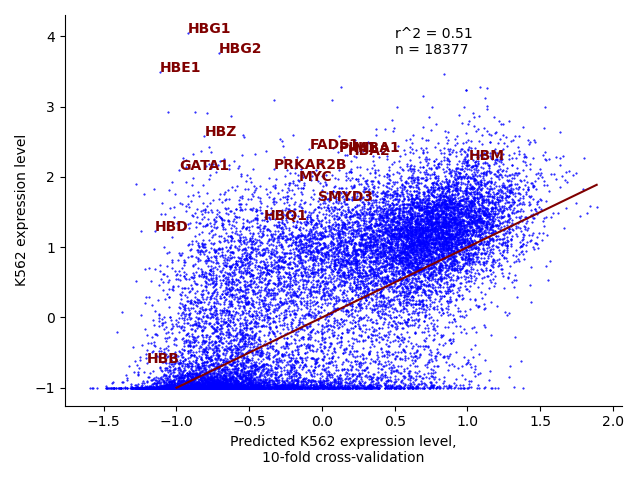

Recreate this plot in Python.
#usr/bin/env python

import sys
import numpy as np
import matplotlib.pyplot as plt
from scipy.stats import pearsonr

k562_model_predictions = []
k562_observations = []
gene_names = []
descriptions = []
for i, line in enumerate(open(sys.argv[1])):
    if line.strip('"').startswith("##"):
        header = np.array(line.strip('"\r\n').split('\t'))
        k562_obs_idx = np.where(header == "E123")[0][0]
        print(k562_obs_idx)
        print(header)
    elif not line.strip('"').startswith("#"):
        fields = line.strip('"\r\n').split('\t')
        k562_model_predictions.append(float(fields[4]))
        k562_observations.append(float(fields[k562_obs_idx]))
        gene_names.append(fields[1])
        descriptions.append(fields[2])

genesoi = ["PIM1", "SMYD3", "FADS1", "PRKAR2B", "GATA1", "MYC"]
genesoilocs = []

for geneoi in genesoi:
    genesoilocs.append(np.where(np.array(gene_names) == geneoi)[0][0])

for i in range(len(descriptions)):
    if "hemoglobin subunit" in descriptions[i]:
        genesoi.append(gene_names[i])
        genesoilocs.append(i)

cor = pearsonr(k562_model_predictions, k562_observations)
fig, ax = plt.subplots()
ax.scatter(k562_model_predictions, k562_observations, color = "blue", s = 0.25, alpha = 1)
ax.set_xlabel("Predicted K562 expression level,\n10-fold cross-validation")
ax.set_ylabel("K562 expression level")
line_xs = np.linspace(max(min(k562_model_predictions) ,min(k562_observations) ), min(max(k562_model_predictions) ,max(k562_observations)), 100)
line_ys = 0 + 1 * line_xs
ax.plot(line_xs, line_ys, color = 'maroon')
ax.text(0.5, 3.75, "r^2 = " + str(round(cor.statistic**2, 2)) + "\nn = " + str(len(k562_observations)))
for geneoi, idx in zip(genesoi, genesoilocs):
    ax.text(k562_model_predictions[idx], k562_observations[idx], geneoi, color="maroon", fontweight="demi")
ax.spines.right.set_visible(False)
ax.spines.top.set_visible(False)
plt.tight_layout()
plt.savefig('livecoding.png')